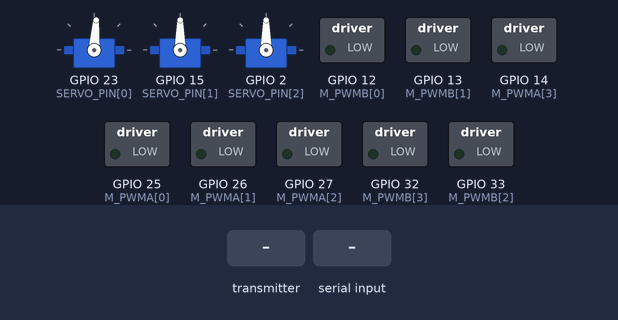
Bench run of a sketch on a simulated ESP32. On the bench: 3 × servo, switched loads named in the sketch (green lamp = pin HIGH). The inputs (shaded band) are chosen by the test bench.

Above: at 1.5 s.
1.6 s: the transmitter starts sending ch.0 = 172
At 2.3 s:
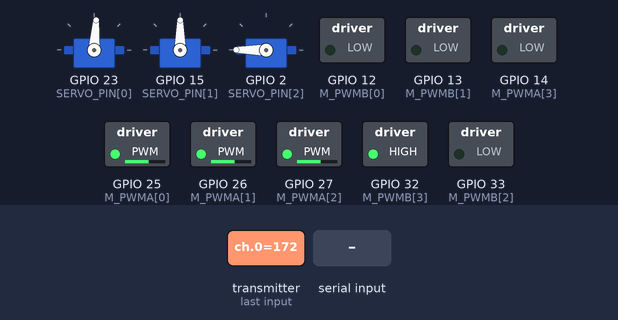
3.1 s: the transmitter starts sending ch.1 = 172
At 4.6 s:
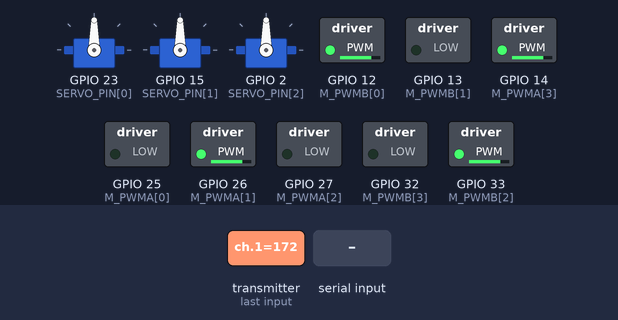
4.9 s: the transmitter starts sending ch.3 = 172
At 5.3 s:
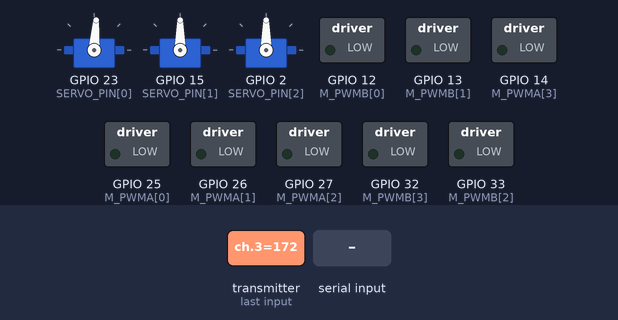
6.4 s: the transmitter starts sending ch.5 = 172
At 6.9 s:
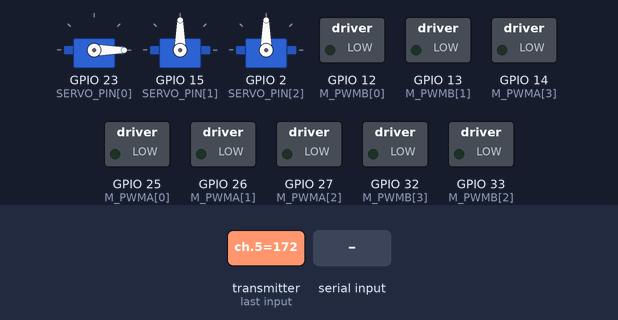
7.9 s: "f" received over Serial
At 8.3 s:
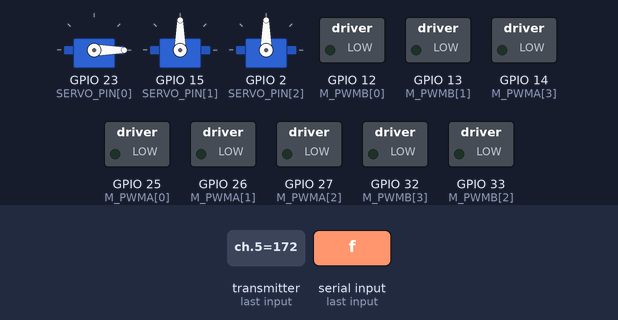
9.4 s: the transmitter starts sending ch.5 = 600
At 10.4 s:
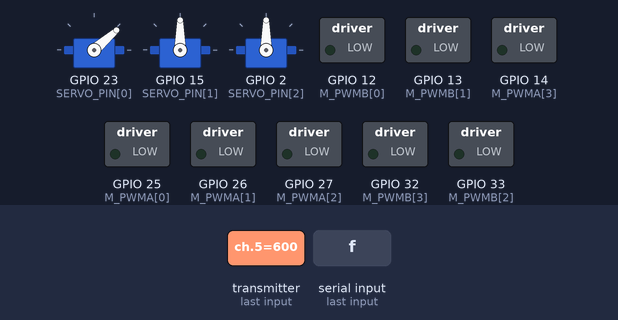
Timing chart, 0 to 11.9 s (numbered marks = the images above; inputs shaded):
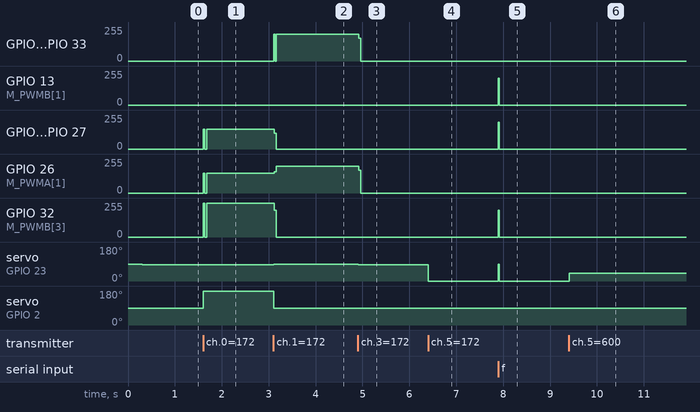

Measured:
- after the input at 1.6 s, GPIO 25 (M_PWMA[0]), GPIO 26 (M_PWMA[1]), GPIO 27 (M_PWMA[2]): 0/255 → 149/255 at once; GPIO 32 (M_PWMB[3]): 0/255 → 255/255 at once; servo on GPIO 2 (SERVO_PIN[2]): 90° → 180° at once
- after the input at 3.1 s, GPIO 12 (M_PWMB[0]), GPIO 14 (M_PWMA[3]), GPIO 33 (M_PWMB[2]): 0/255 → 199/255 at once; GPIO 25 (M_PWMA[0]), GPIO 27 (M_PWMA[2]): 149/255 → 0/255 at once; GPIO 26 (M_PWMA[1]): 149/255 → 199/255 at once; GPIO 32 (M_PWMB[3]): 255/255 → 0/255 at once; servo on GPIO 23 (SERVO_PIN[0]): 86° → 90° at once
- after the input at 4.9 s, GPIO 12 (M_PWMB[0]), GPIO 14 (M_PWMA[3]), GPIO 26 (M_PWMA[1]), GPIO 33 (M_PWMB[2]): 199/255 → 0/255 at once; servo on GPIO 23 (SERVO_PIN[0]): 90° → 86° at once
- after the input at 6.4 s, servo on GPIO 23 (SERVO_PIN[0]): 86° → 0° at once
- after the input at 7.9 s, GPIO 13 (M_PWMB[1]), GPIO 25 (M_PWMA[0]), GPIO 27 (M_PWMA[2]), GPIO 32 (M_PWMB[3]): 0/255 → 200/255 at once, → 0/255 0.01 s later; servo on GPIO 23 (SERVO_PIN[0]): 0° → 90° at once, → 0° 0.01 s later
- after the input at 9.4 s, servo on GPIO 23 (SERVO_PIN[0]): 0° → 41° at once

The sketch:

code.ino
```cpp
/******************************************************************************************
 * ESP32 Motor + Servo Test (NO Encoders) + SBUS (BolderFlight) — CUSTOM RANGE
 * - SBUS ranges calibrated to:
 *      Min = 240
 *      Mid = 1024
 *      Max = 1807
 ******************************************************************************************/

#include <Arduino.h>
#include <math.h>
#include <ESP32Servo.h>
#include "sbus.h"

/* ===================== ENUMS ===================== */

enum Mode {
  MODE_STOP,
  MODE_FORWARD,
  MODE_BACKWARD,
  MODE_SIDE_LEFT,
  MODE_SIDE_RIGHT,
  MODE_DIGGING,
  MODE_ROTATE_CW,
  MODE_ROTATE_CCW,
  MODE_CALIBRATE
};
Mode currentMode = MODE_STOP;

enum DigState { DIG_PHASE1_PRESS, DIG_PHASE2_TRANSITION, DIG_DONE };
DigState digState = DIG_PHASE1_PRESS;
uint32_t digStateStartMs = 0;

/* ===================== CONSTANTS ===================== */

const int M_PWMA[4] = {25, 26, 27, 14};
const int M_PWMB[4] = {12, 13, 33, 32};

// Servo pins
const int SERVO_PIN[3] = {23, 15, 2};
Servo servo[3];

const float SERVO1_INIT = 45;
const float SERVO2_INIT = 135;
const float SERVO3_INIT = 90;
const float SERVO3_SIDE_LEFT  = 180;
const float SERVO3_SIDE_RIGHT = 0;

#define ROT_BASE_SPEED 180
#define BASE_SPEED     200
#define SIDE_M4_FACTOR 1.5
#define SIDE_OTH_RATIO 0.5
#define DIG_M1_SPEED   180
#define DIG_REAR_SPEED 120

#define DIG_PHASE1_MS  3000
#define DIG_PHASE2_MS  3000

/* ===================== SBUS SETTINGS ===================== */

bfs::SbusRx sbus_rx(&Serial2, 16, -1, true, false);
bfs::SbusData sbusData;

uint16_t sbusUs[16]; // mapped to 1000–2000 µs

// Your calibrated values
const int SBUS_MIN = 240;
const int SBUS_MID = 1024;
const int SBUS_MAX = 1807;

int sbusToUs(uint16_t v) {
  v = constrain(v, SBUS_MIN, SBUS_MAX);
  return map(v, SBUS_MIN, SBUS_MAX, 1000, 2000);
}

float normStick_us(int us, int center = 1500, int span = 400) {
  float x = (float)(us - center) / (float)span;
  if (fabs(x) < 0.08) x = 0;
  return constrain(x, -1.0f, 1.0f);
}

/* ===================== SERVO & MOTOR HELPERS ===================== */

void setServoDeg(int idx, float deg) {
  deg = constrain(deg, 0, 180);
  servo[idx].write(deg);
}

void stopAllMotors() {
  for (int i = 0; i < 4; i++) {
    analogWrite(M_PWMA[i], 0);
    analogWrite(M_PWMB[i], 0);
  }
}

void setMotorForward(int i, int speed) {
  analogWrite(M_PWMA[i], constrain(speed, 0, 255));
  analogWrite(M_PWMB[i], 0);
}

void setMotorReverse(int i, int speed) {
  analogWrite(M_PWMA[i], 0);
  analogWrite(M_PWMB[i], constrain(speed, 0, 255));
}

/* ===================== MOTION PROFILES ===================== */

void zeroAll() { stopAllMotors(); }

void applyForwardProfile() {
  setMotorForward(0, BASE_SPEED);
  setMotorReverse(1, BASE_SPEED);
  setMotorForward(2, BASE_SPEED);
  setMotorReverse(3, BASE_SPEED);

  setServoDeg(0, 90);
  setServoDeg(1, 90);
  setServoDeg(2, 90);
}

void applyBackwardProfile() {
  setMotorReverse(0, BASE_SPEED);
  setMotorForward(1, BASE_SPEED);
  setMotorReverse(2, BASE_SPEED);
  setMotorForward(3, BASE_SPEED);

  setServoDeg(0, 90);
  setServoDeg(1, 90);
  setServoDeg(2, 90);
}

void applySideProfile(bool left) {
  int m4Speed = BASE_SPEED * SIDE_M4_FACTOR;
  int otherSpeed = m4Speed * SIDE_OTH_RATIO;

  if (left) {
    setServoDeg(2, SERVO3_SIDE_LEFT);
    setMotorReverse(3, m4Speed);
    setMotorForward(0, otherSpeed);
    setMotorForward(1, otherSpeed);
    setMotorForward(2, otherSpeed);
  } else {
    setServoDeg(2, SERVO3_SIDE_RIGHT);
    setMotorForward(3, m4Speed);
    setMotorReverse(0, otherSpeed);
    setMotorReverse(1, otherSpeed);
    setMotorReverse(2, otherSpeed);
  }
}

/* ===================== DIGGING ===================== */

void startDiggingSequence() {
  digState = DIG_PHASE1_PRESS;
  digStateStartMs = millis();

  setServoDeg(0, SERVO1_INIT);
  setServoDeg(1, 135);
  setServoDeg(2, 0);

  setMotorForward(0, DIG_M1_SPEED);
  setMotorReverse(2, DIG_REAR_SPEED);
  setMotorReverse(3, DIG_REAR_SPEED);
}

void updateDiggingSequence() {
  uint32_t t = millis() - digStateStartMs;

  if (digState == DIG_PHASE1_PRESS) {
    float pct = min(1.0f, t / (float)DIG_PHASE1_MS);
    float s2 = 135 - pct * (135 - 120);
    setServoDeg(1, s2);

    if (t >= DIG_PHASE1_MS) {
      digState = DIG_PHASE2_TRANSITION;
      digStateStartMs = millis();
      setMotorForward(0, DIG_M1_SPEED + 15);
    }
  }
  else if (digState == DIG_PHASE2_TRANSITION) {
    float pct = min(1.0f, t / (float)DIG_PHASE2_MS);
    float s1 = 45 - pct * 45;
    float s2 = 120 - pct * 30;
    setServoDeg(0, s1);
    setServoDeg(1, s2);
    setServoDeg(2, 90);

    if (t >= DIG_PHASE2_MS) {
      digState = DIG_DONE;
      applyForwardProfile();
      currentMode = MODE_FORWARD;
    }
  }
}

/* ===================== ROTATION ===================== */

void applyRotateCWProfile() {
  setMotorReverse(0, ROT_BASE_SPEED);
  setMotorForward(1, ROT_BASE_SPEED);
  setMotorReverse(2, ROT_BASE_SPEED);
  setMotorForward(3, ROT_BASE_SPEED);
}

void applyRotateCCWProfile() {
  setMotorForward(0, ROT_BASE_SPEED);
  setMotorReverse(1, ROT_BASE_SPEED);
  setMotorForward(2, ROT_BASE_SPEED);
  setMotorReverse(3, ROT_BASE_SPEED);
}

/* ===================== MODE MANAGEMENT ===================== */

void setMode(Mode m) {
  currentMode = m;
  zeroAll();

  switch (m) {
    case MODE_STOP: break;
    case MODE_FORWARD:     applyForwardProfile(); break;
    case MODE_BACKWARD:    applyBackwardProfile(); break;
    case MODE_SIDE_LEFT:   applySideProfile(true); break;
    case MODE_SIDE_RIGHT:  applySideProfile(false); break;
    case MODE_DIGGING:     startDiggingSequence(); break;
    case MODE_ROTATE_CW:   applyRotateCWProfile(); break;
    case MODE_ROTATE_CCW:  applyRotateCCWProfile(); break;
  }
}

Mode readDesiredModeSerial() {
  if (Serial.available()) {
    char c = Serial.read();
    if (c=='s'||c=='S') return MODE_STOP;
    if (c=='f'||c=='F') return MODE_FORWARD;
    if (c=='b'||c=='B') return MODE_BACKWARD;
    if (c=='l'||c=='L') return MODE_SIDE_LEFT;
    if (c=='r'||c=='R') return MODE_SIDE_RIGHT;
    if (c=='d'||c=='D') return MODE_DIGGING;
    if (c=='x'||c=='X') return MODE_ROTATE_CW;
    if (c=='y'||c=='Y') return MODE_ROTATE_CCW;
  }
  return currentMode;
}

/* ===================== SBUS → ROBOT CONTROL ===================== */

bool lastDigOn = false;

void handleRCMode() {
  float lr   = normStick_us(sbusUs[0]);
  float fb   = normStick_us(sbusUs[1]);
  float rot  = normStick_us(sbusUs[3]);
  bool digOn = (sbusUs[7] > 1600);

  bool wantMove   = (fabs(fb) > 0.15f) || (fabs(lr) > 0.15f);
  bool wantRotate = (fabs(rot) > 0.20f);
  bool wantDig    = digOn;

  int activeCount = (int)wantMove + (int)wantRotate + (int)wantDig;

  if (activeCount >= 2) {
    setMode(MODE_STOP);
    lastDigOn = digOn;
    return;
  }

  if (wantDig) {
    if (!lastDigOn) setMode(MODE_DIGGING);
    lastDigOn = true;
    return;
  } else lastDigOn = false;

  if (wantRotate) {
    setMode(rot > 0 ? MODE_ROTATE_CW : MODE_ROTATE_CCW);
    return;
  }

  if (wantMove) {
    if (fabs(fb) >= fabs(lr)) setMode(fb > 0 ? MODE_FORWARD : MODE_BACKWARD);
    else setMode(lr > 0 ? MODE_SIDE_RIGHT : MODE_SIDE_LEFT);
    return;
  }

  setMode(MODE_STOP);
}

/* ===================== SERVO SWITCH/ANGLE ===================== */

void handleRCServos() {
  if (currentMode == MODE_DIGGING) return;

  int selRaw = sbusUs[6];
  int angleRaw = sbusUs[5];

  if (selRaw < 900 || selRaw > 2100) return;
  if (angleRaw < 900 || angleRaw > 2100) return;

  int sel = 1;
  if (selRaw < 1300) sel = 0;
  else if (selRaw > 1700) sel = 2;

  float angle = (float)(angleRaw - 1000) * 180.0f / 1000.0f;
  setServoDeg(sel, angle);
}

/* ===================== SETUP ===================== */

void setup() {
  Serial.begin(115200);
  delay(300);

  for (int i = 0; i < 4; i++) {
    pinMode(M_PWMA[i], OUTPUT);
    pinMode(M_PWMB[i], OUTPUT);
  }

  for (int i = 0; i < 3; i++) {
    servo[i].attach(SERVO_PIN[i]);
  }

  setServoDeg(0, 90);
  setServoDeg(1, 90);
  setServoDeg(2, 90);

  sbus_rx.Begin();
  setMode(MODE_STOP);
}

/* ===================== LOOP ===================== */

void loop() {
  if (sbus_rx.Read()) {
    sbusData = sbus_rx.data();

    // Convert all channels to microseconds
    for (int i = 0; i < 16; i++) {
      sbusUs[i] = sbusToUs(sbusData.ch[i]);
    }

    handleRCServos();
    handleRCMode();
  }

  Mode fromSerial = readDesiredModeSerial();
  if (fromSerial != currentMode) setMode(fromSerial);

  if (currentMode == MODE_DIGGING) updateDiggingSequence();
}
```
